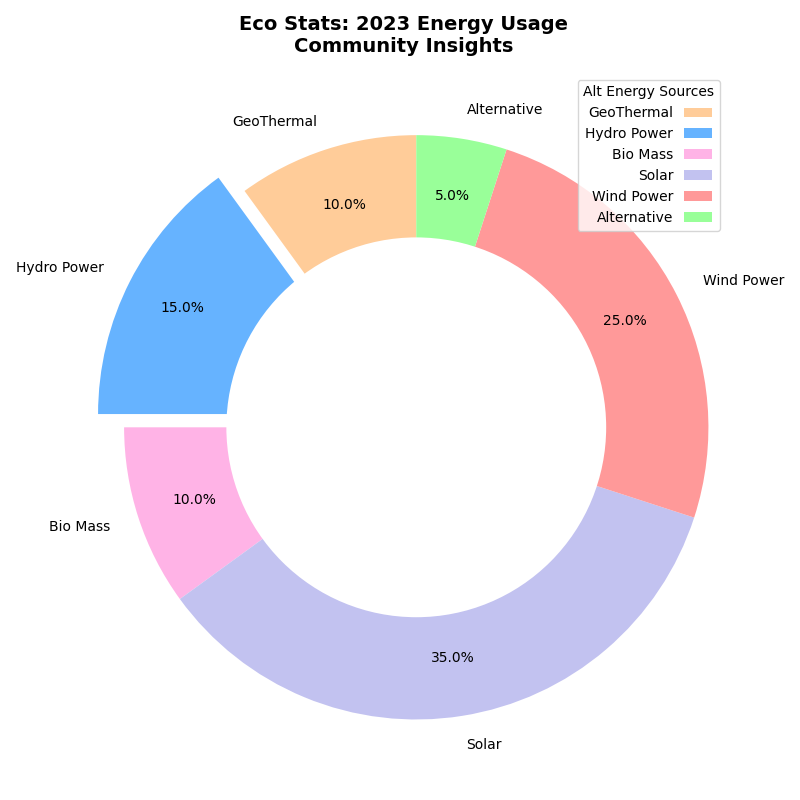

Reproduce this figure in Python.
import matplotlib.pyplot as plt
import numpy as np

# Altering energy source labels and their order
energy_sources = ['GeoThermal', 'Hydro Power', 'Bio Mass', 'Solar', 'Wind Power', 'Alternative']
consumption_percentages = [10, 15, 10, 35, 25, 5]

colors = ['#ffcc99', '#66b3ff', '#ffb3e6', '#c2c2f0', '#ff9999', '#99ff99']
explode = (0, 0.1, 0, 0, 0, 0)

fig, ax = plt.subplots(figsize=(8, 8))
ax.set_frame_on(True)
ax.spines['top'].set_linestyle('dashed')
ax.spines['bottom'].set_linewidth(2)

wedges, texts, autotexts = ax.pie(
    consumption_percentages,
    explode=explode,
    labels=energy_sources,
    colors=colors,
    autopct='%1.1f%%',
    startangle=90,
    pctdistance=0.80,
    textprops={'fontsize': 10},
    shadow=False
)

centre_circle = plt.Circle((0, 0), 0.65, fc='white')
fig.gca().add_artist(centre_circle)

ax.axis('equal')

# Randomly altered chart title
plt.title('Eco Stats: 2023 Energy Usage\nCommunity Insights', fontsize=14, fontweight='bold', pad=15)

plt.legend(wedges, energy_sources, title="Alt Energy Sources", loc="upper right", bbox_to_anchor=(1, 1), markerfirst=False)

ax.yaxis.grid(True, linestyle='--')

plt.tight_layout()

plt.show()
